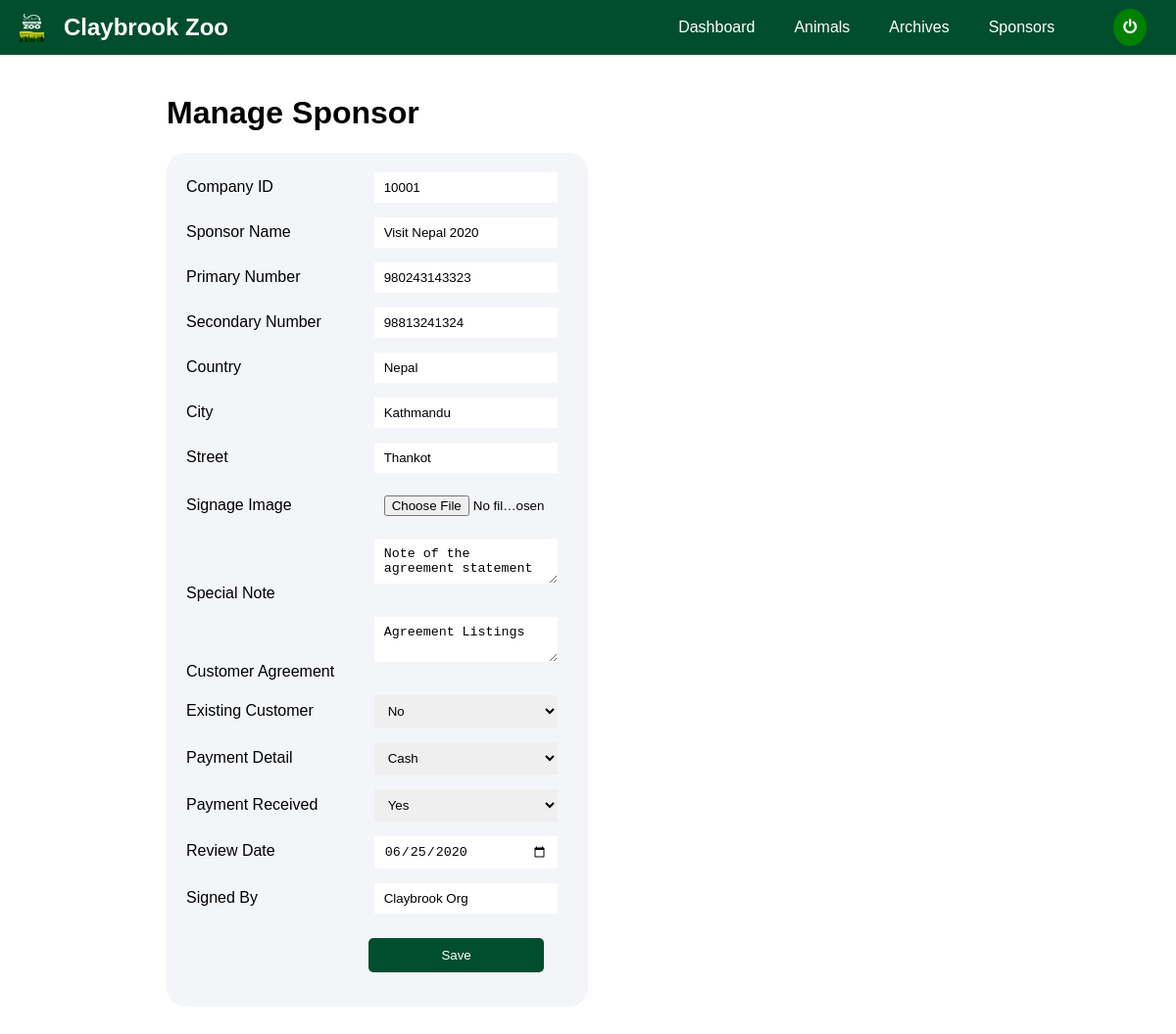
/admin/public_html/index.php?page=sponsor_manage.php&s_id=1 (signed in), run on the app's committed database.
### tables this page shows
CREATE TABLE `sponsors` (
  `sponsorId` int(11) NOT NULL,
  `name` varchar(255) NOT NULL,
  `existingCustomer` enum('yes','no') DEFAULT 'no',
  `companyID` int(11) NOT NULL,
  `primaryNumber` varchar(255) NOT NULL,
  `secondaryNumber` varchar(255) NOT NULL,
  `country` varchar(255) NOT NULL,
  `city` varchar(255) NOT NULL,
  `street` varchar(255) NOT NULL,
  `signageImage` varchar(255) NOT NULL,
  `note` text NOT NULL,
  `agreement` text NOT NULL,
  `payment` text NOT NULL,
  `paymentReceived` enum('yes','no') NOT NULL DEFAULT 'no',
  `reviewDate` date NOT NULL,
  `signedDate` varchar(255) NOT NULL
);

### functions/loadTemp.php (called while the page is built, shortened)
<?php
function loadTemp($filename,$vars)
{
	extract($vars);
	require $filename;
	$data = ob_get_clean();
	return $data;
}
?>

### admin/pages/sponsor_manage.php (called while the page is built, shortened)
<?php
	$isSponsorAddingSuccessful = false;
	$updatingSponsorsDetails = null;
	if (isset($_GET['s_id'])) {
		$SponsorsDetails1 = new DatabaseFunctions('sponsors');
		$updatingSponsorsDetails = $SponsorsDetails1->find('sponsorId', $_GET['s_id'])->fetch();
	}
	$content = loadTemp('../template/sponsor_manage_template.php',['isSponsorAddingSuccessful'=>$isSponsorAddingSuccessful, 'updatingSponsorsDetails'=>$updatingSponsorsDetails]);
?>

### admin/classes/databaseFunctions.php (called while the page is built, shortened)
<?php
class DatabaseFunctions{
    public $table;
    function __construct($table)
    {
        $this->table = $table;
    }
    function find($field, $value) {
        global $pdo;
        $query = 'SELECT * FROM '.$this->table.' WHERE '. $field .' = :value';
        $stmt = $pdo->prepare($query);
        $criteria = [
                'value' => $value
        ];
        $stmt->execute($criteria);
        return $stmt;
    }
}
?>

### admin/template/sponsor_manage_template.php (the view, shortened to what this page needs)
<div>
	<div class="head-msg">
		<h1 class="head-title">Manage Sponsor</h1>
	</div>
	<div class="form-box">
		<div class="zoo-form">
		<form action="index.php?page=sponsor_manage.php" method="POST" enctype="multipart/form-data">
			<div>
				<div>
					<label>Company ID</label>
					<input type="text" name="companyID" value="<?php echo isset($updatingSponsorsDetails["companyID"]) ? $updatingSponsorsDetails["companyID"] : ''; ?>" required>
				</div>
				<div>
					<label>Sponsor Name</label>
					<input type="text" name="name" value="<?php echo isset($updatingSponsorsDetails["name"]) ? $updatingSponsorsDetails["name"] : ''; ?>" required>
				</div>
			</div>
			<div>
				<div>
				<label>Primary Number</label>
				<input type="text" name="primaryNumber" value="<?php echo isset($updatingSponsorsDetails["primaryNumber"]) ? $updatingSponsorsDetails["primaryNumber"] : ''; ?>" required>
				</div>
				<div>
				<label>Secondary Number</label>
				<input type="text" name="secondaryNumber" value="<?php echo isset($updatingSponsorsDetails["secondaryNumber"]) ? $updatingSponsorsDetails["secondaryNumber"] : ''; ?>" required>
				</div>
			</div>
			<div class="sp-btn three-input">
				<div>
					<label>Country</label>
					<input type="text" name="country" value="<?php echo isset($updatingSponsorsDetails["country"]) ? $updatingSponsorsDetails["country"] : ''; ?>" required>
				</div>
				<div>
					<label>City</label>
					<input type="text" name="city" value="<?php echo isset($updatingSponsorsDetails["city"]) ? $updatingSponsorsDetails["city"] : ''; ?>" required>
				</div>
				<div>
					<label>Street</label>
					<input type="text" name="street" value="<?php echo isset($updatingSponsorsDetails["street"]) ? $updatingSponsorsDetails["street"] : ''; ?>" required>
				</div>
			</div>
			<label>Signage Image</label>
			<input type="file" name="signageImage">
			<label>Special Note</label>
			<textarea name="note" id="desc"><?php echo isset($updatingSponsorsDetails["note"]) ? $updatingSponsorsDetails["note"] : ''; ?></textarea>
			<label>Customer Agreement</label>
			<textarea name="agreement" id="desc"><?php echo isset($updatingSponsorsDetails["agreement"]) ? $updatingSponsorsDetails["agreement"] : ''; ?></textarea>
			<div class="sp-btn four-input">
				<div>
					<label>Existing Customer</label>
					<select name="existingCustomer">
						<option value="no" <?php if (isset($updatingSponsorsDetails["existingCustomer"])) { if ($updatingSponsorsDetails["existingCustomer"] == 'no') echo 'selected'; } else { }  ?>>No</option>
					</select>
				</div>
				<div>
					<label>Payment Detail</label>
					<select name="payment">
						<option value="cash" <?php if (isset($updatingSponsorsDetails["payment"])) { if ($updatingSponsorsDetails["payment"] == 'cash') echo 'selected'; } else { }  ?>>Cash</option>
					</select>
				</div>
				<div>
					<label>Payment Received</label>
					<select name="paymentReceived">
						<option value="yes" <?php if (isset($updatingSponsorsDetails["paymentReceived"])) { if ($updatingSponsorsDetails["paymentReceived"] == 'yes') echo 'selected'; } else { } ?>>Yes</option>
					</select>
				</div>
				<div>
					<label>Review Date</label>
					<input type="date" name="reviewDate"  min="<?php echo date('Y-m-d'); ?>" value="<?php echo isset($updatingSponsorsDetails["reviewDate"]) ? $updatingSponsorsDetails["reviewDate"] : date('Y-m-d');; ?>">
				</div>
			</div>
			<label>Signed By</label>
			<input type="text" name="signedDate" value="<?php echo isset($updatingSponsorsDetails["signedDate"]) ? $updatingSponsorsDetails["signedDate"] : ''; ?>" required>
				<div class="form-sbmt">
					<input type="submit" name="add" value="Save">
				</div>
		</form>
	</div>
	</div>
</div>

### assets/css/admin.css (style rules this page uses)
* { box-sizing: border-box; }
body { margin: 0; padding: 0; font-family: 'Thasadith', sans-serif; }
.head-msg { display: flex; align-items: center; justify-content: space-between; }
.zoo-form { width: 50%; background-color: #f3f5f9; border-radius: 20px; padding: 20px 20px 20px 20px; }
.zoo-form label,.zoo-form input, .zoo-form input[type="password"], .zoo-form input[type="date"], .zoo-form textarea, .zoo-form select, .zoo-form input[type="file"] { width: 48%; display: inline-block; margin-bottom: 15px; border: none; }
.zoo-form input, .zoo-form input[type="password"], .zoo-form input[type="date"], .zoo-form textarea, .zoo-form select { padding: 8px 10px; }
.form-sbmt { display: flex; justify-content: flex-end; margin-right: 25px; }
.zoo-form input[type="submit"] { padding: 10px 10px; background: #014e2e; color: #fff; border: none; margin-top: 10px; border-radius: 5px; display: inline-block; width: 49%; }

### data on the page
sponsors: companyID "10001", name "Visit Nepal 2020", primaryNumber "980243143323", secondaryNumber "98813241324", country "Nepal", city "Kathmandu", street "Thankot", note "Note of the agreement statement", agreement "Agreement Listings", existingCustomer "No", payment "Cash", paymentReceived "Yes", reviewDate "06/25/2020", signedDate "Claybrook Org"
